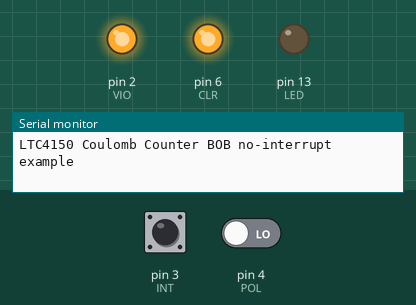
Simulated run of this sketch. Board: Arduino Uno, built with avr-gcc and run on an emulated ATmega328P. Shown: output pins drawn as LEDs (lit = HIGH), the last lines printed to the serial monitor. Dashed ring = blinking. The inputs (shaded band) are chosen by the test bench; at power-on: pin 3 (INT) HIGH, pin 4 (POL) LOW.

Above: at 1.2 s.
1.3 s: pin 3 (INT) driven LOW
At 1.81 s:
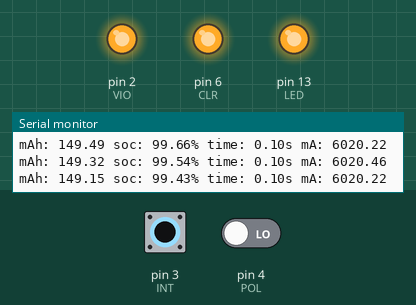
4.3 s: pin 3 (INT) driven HIGH
At 5.1 s:
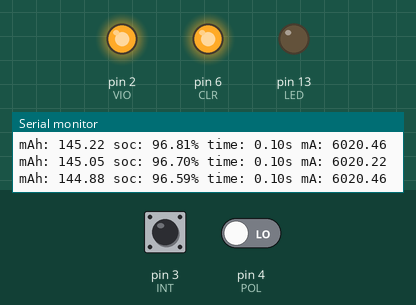
5.8 s: pin 3 (INT) driven LOW and pin 4 (POL) driven HIGH
At 6.31 s:
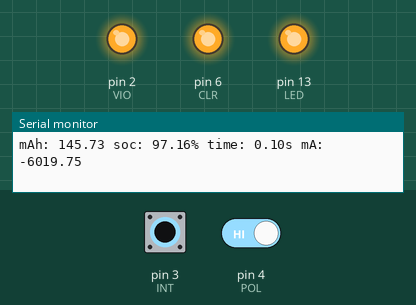
8.8 s: pin 3 (INT) pulsed HIGH 5 times (0.12 s each, 0.3 s apart)
At 10.32 s:
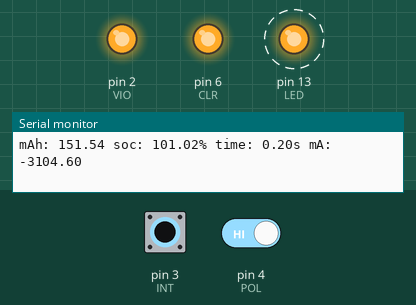
Timing chart, 0 to 11.8 s (numbered marks = the images above; inputs shaded):
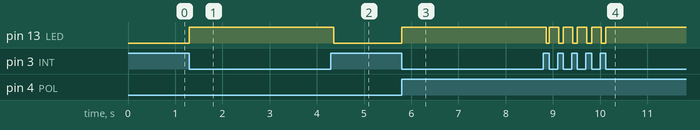

Measured:
- after the input at 1.3 s, pin 13 (LED): LOW → HIGH at once
- after the input at 4.3 s, pin 13 (LED): HIGH → LOW after 0.06 s
- after the input at 5.8 s, pin 13 (LED): LOW → HIGH at once
- after the input at 8.8 s, pin 13 (LED): alternates HIGH for 0.20 s and LOW for 0.10 s, 10 changes in all, then stays HIGH, starting after 0.06 s

The sketch:

LTC4150_no_interrupt.ino.ino
```cpp
// (licence header left out)
// For this sketch you only need the first five of the
// following pins, but you can plug the board directly
// into the Arduino header (D2-D7) for convenience.

// (If you are not plugging the board directly into the
// header, you can remove all references to VIO, GND,
// and SHDN.)

#define VIO 2 // Just used for the HIGH reference voltage
#define INT 3
#define POL 4
#define GND 5 // Just used for the LOW reference voltage
#define CLR 6
#define SHDN 7 // Unneeded in this sketch, set to input

#define LED 13 // Standard Arduino LED

// Change the following two lines to match your battery
// and its initial state-of-charge:

double battery_mAh = 150.0; // milliamp-hours (mAh)
double battery_percent = 100.0;  // state-of-charge (percent)

// Global variables:

double ah_quanta = 0.17067759; // mAh for each INT
double percent_quanta; // calculate below

void setup()
{
  // Set up I/O pins:

  pinMode(GND,OUTPUT);
  digitalWrite(GND,LOW);

  pinMode(VIO,OUTPUT);
  digitalWrite(VIO,HIGH);

  pinMode(INT,INPUT);

  pinMode(POL,INPUT);

  pinMode(CLR,OUTPUT);
  digitalWrite(CLR,HIGH);

  pinMode(SHDN,INPUT); // Unneeded, disabled by setting to input

  pinMode(LED,OUTPUT);
  digitalWrite(LED,LOW);

  // Enable serial output:

  Serial.begin(9600);
  Serial.println("LTC4150 Coulomb Counter BOB no-interrupt example");

  // One INT is this many percent of battery capacity:

  percent_quanta = 1.0/(battery_mAh/1000.0*5859.0/100.0);
}

void loop()
{
  static long int time, lasttime;
  double mA;
  boolean polarity;

  if (digitalRead(INT)==0) // INT has gone low
  {
    // Determine delay since last interrupt (for mA calculation)
    // Note that first interrupt will be incorrect (no previous time!)

    lasttime = time;
    time = micros();

    // Get the polarity value

    polarity = digitalRead(POL);
    if (polarity) // high = charging
    {
      battery_mAh += ah_quanta;
      battery_percent += percent_quanta;
    }
    else // low = discharging
    {
      battery_mAh -= ah_quanta;
      battery_percent -= percent_quanta;
    }

    // Calculate mA from time delay (optional)

    mA = 614.4/((time-lasttime)/1000000.0);

    // If charging, we'll set mA negative (optional)

    if (polarity) mA = mA * -1.0;

    // Clear the interrupt signal

    digitalWrite(CLR,LOW);
    delayMicroseconds(40); // CLR needs to be low > 20us
    digitalWrite(CLR,HIGH);

    // Blink the LED (optional)

    digitalWrite(LED,HIGH);
    delay(100);
    digitalWrite(LED,LOW);

    // Print out the current battery status

    Serial.print("mAh: ");
    Serial.print(battery_mAh);
    Serial.print(" soc: ");
    Serial.print(battery_percent);
    Serial.print("% time: ");
    Serial.print((time-lasttime)/1000000.0);
    Serial.print("s mA: ");
    Serial.println(mA);
  }
}
```
